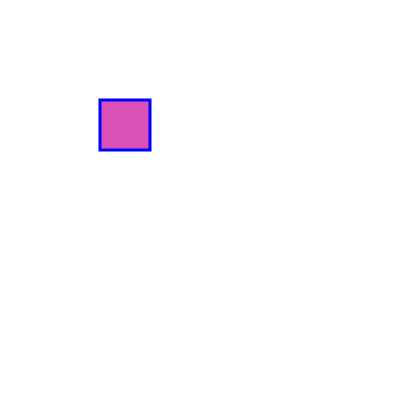
Frame 1 (no input)
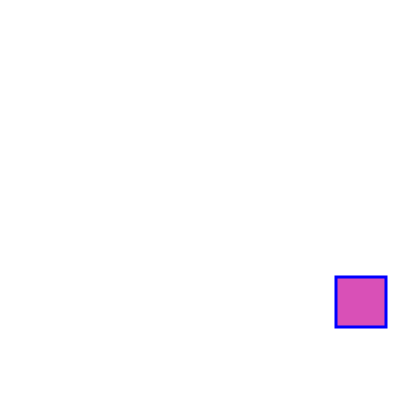
Frame 60 (no input)
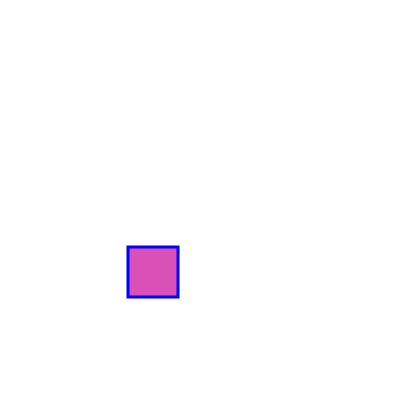
Frame 120 (the mouse pressed at the canvas centre since frame 60)

The p5.js sketch that drew these frames (run headless with seeded random() and noise() and a simulated clock; from frame 60 on, the mouse is pressed at the canvas centre):

// p5.js sketch
// ── sketch.js
let xspeed;
let yspeed;
let x, y;

function setup() {
  //createCanvas(400, 400);
  x = 100;
  y = 100;
  xspeed = 4;
  yspeed = 3;
  //background(0);
}

function draw() {
  createCanvas(400, 400);
  background(255);
  fill(200, 0, 150, 175);
  stroke(0, 0, 255);
  strokeWeight(3);
  rect(x, y, 50, 50);

  x = x + xspeed;
  y = y + yspeed;

  if (x + 50 > width || x == 0) {
    xspeed = xspeed * -1;
  }

  if (y + 50 > height || y < 0) {
    yspeed = yspeed * -1;
  }

}
